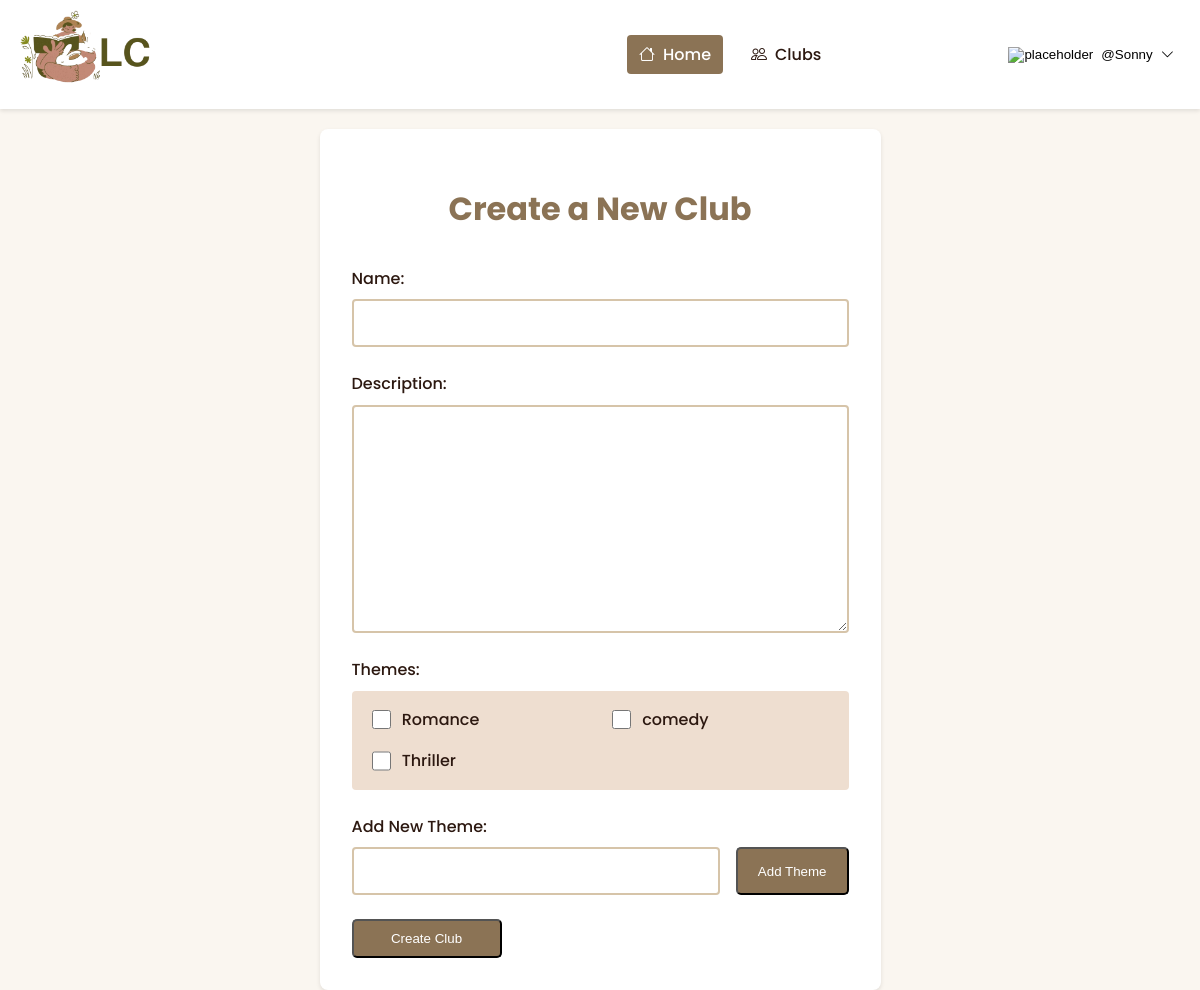
The app's page /clubs/new/ (signed in), older data.
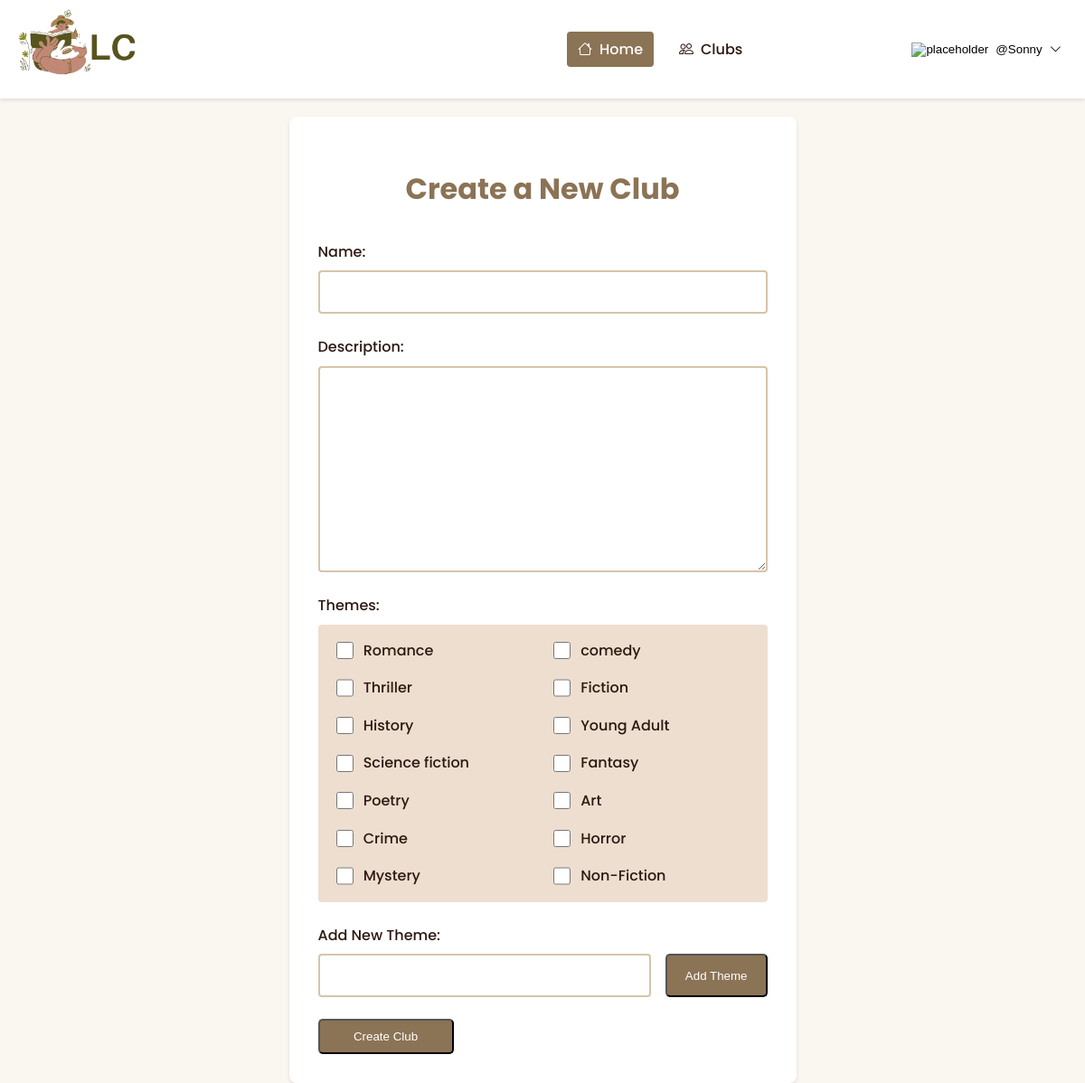
The same page, newer data.
### discussion/models.py (models this page shows, shortened)
class Theme(models.Model):
    name = models.CharField(max_length=100, unique=True)
    def __str__(self):
        return self.name

### discussion/views.py (the view)
# urls.py: path('clubs/new/', views.club_create, name='club_create'),
@login_required
def club_create(request):
    if request.method == 'POST':
        form = ClubForm(request.POST)
        if form.is_valid():
            club = form.save(commit=False)
            club.moderator = request.user
            club.save()
            club.theme.set(form.cleaned_data['theme'])
            new_theme_name = request.POST.get('new_theme')
            if new_theme_name:
                new_theme_name = capfirst(new_theme_name)
                new_theme, created = Theme.objects.get_or_create(name=new_theme_name)
                club.theme.add(new_theme)
            return redirect('club_detail', club_id=club.id)  # Matches <int:club_id>
    else:
        form = ClubForm()
    return render(request, 'new_club.html', {'form': form})

### discussion/forms.py
class ClubForm(forms.ModelForm):
    theme = forms.ModelMultipleChoiceField(
        queryset=Theme.objects.all(),
        widget=forms.CheckboxSelectMultiple,  # Use a checkbox select if you want multiple selections
        required=False  # Make it optional
    )
    class Meta:
        model = Club
        fields = ['name', 'description','theme']

### discussion/templates/new_club.html (shortened to what this page needs)
{% extends 'base3.html' %}
{% block content %}
<div class="container main-content">
    <div class="form-container">
        <h1>Create a New Club</h1>
        <form method="post" enctype="multipart/form-data" class="custom-form">
            <div class="form-group">
                {{ form.name.label_tag }}
                {{ form.name }}
            </div>
            <div class="form-group">
                {{ form.description.label_tag }}
                {{ form.description }}
            </div>
            <div class="form-group">
                <label>Themes:</label>
                <div class="checkbox-grid">
                    {% for theme in form.theme %}
                    <label class="checkbox-label">
                        {{ theme.tag }}
                        {{ theme.choice_label }}
                    </label>
                    {% endfor %}
                </div>
            </div>
            <div class="form-group">
                <label for="new-theme">Add New Theme:</label>
                <div class="input-with-button">
                    <input type="text" id="new-theme" name="new_theme">
                    <button type="button" class="btn">Add Theme</button>
                </div>
            </div>
            <button type="submit" class="btn btn-submit">Create Club</button>
        </form>
    </div>
</div>
{% endblock %}

Row changes from the older to the newer data that the page shows:
added Theme: choice_label "Fiction"
added Theme: choice_label "History"
added Theme: choice_label "Young Adult"
added Theme: choice_label "Science fiction"
added Theme: choice_label "Fantasy"
added Theme: choice_label "Poetry"
added Theme: choice_label "Art"
added Theme: choice_label "Crime"
added Theme: choice_label "Horror"
added Theme: choice_label "Mystery"
added Theme: choice_label "Non-Fiction"
